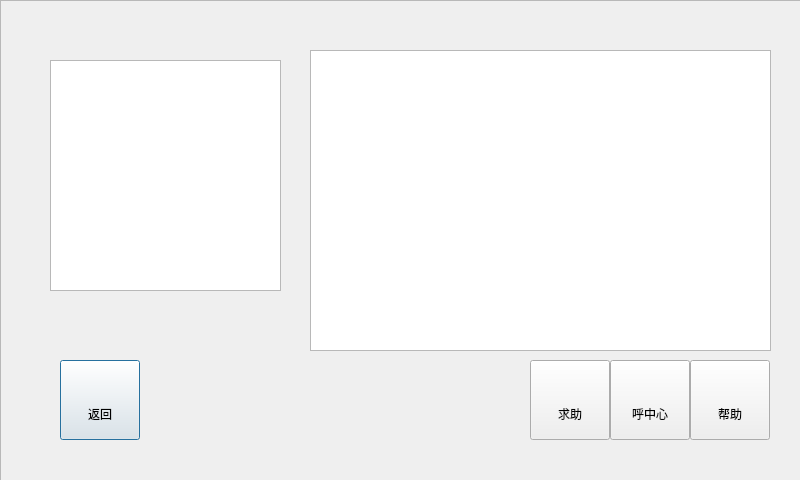
<?xml version="1.0" encoding="UTF-8"?>
<ui version="4.0">
 <class>TerminalHelpMainDialog</class>
 <widget class="QDialog" name="TerminalHelpMainDialog">
  <property name="geometry">
   <rect>
    <x>0</x>
    <y>0</y>
    <width>800</width>
    <height>480</height>
   </rect>
  </property>
  <property name="focusPolicy">
   <enum>Qt::NoFocus</enum>
  </property>
  <property name="windowTitle">
   <string>TerminalHelpMainDialog</string>
  </property>
  <widget class="QPushButton" name="pushButtonReturn">
   <property name="geometry">
    <rect>
     <x>60</x>
     <y>360</y>
     <width>80</width>
     <height>80</height>
    </rect>
   </property>
   <property name="text">
    <string>

返回</string>
   </property>
  </widget>
  <widget class="QPushButton" name="pushButtonEmergency">
   <property name="geometry">
    <rect>
     <x>530</x>
     <y>360</y>
     <width>80</width>
     <height>80</height>
    </rect>
   </property>
   <property name="text">
    <string>

求助</string>
   </property>
  </widget>
  <widget class="QPushButton" name="pushButtonCallCenter">
   <property name="geometry">
    <rect>
     <x>610</x>
     <y>360</y>
     <width>80</width>
     <height>80</height>
    </rect>
   </property>
   <property name="text">
    <string>

呼中心</string>
   </property>
  </widget>
  <widget class="QPushButton" name="pushButtonHelp">
   <property name="geometry">
    <rect>
     <x>690</x>
     <y>360</y>
     <width>80</width>
     <height>80</height>
    </rect>
   </property>
   <property name="text">
    <string>

帮助</string>
   </property>
  </widget>
  <widget class="QListView" name="listView">
   <property name="enabled">
    <bool>true</bool>
   </property>
   <property name="geometry">
    <rect>
     <x>310</x>
     <y>50</y>
     <width>461</width>
     <height>301</height>
    </rect>
   </property>
   <property name="focusPolicy">
    <enum>Qt::NoFocus</enum>
   </property>
  </widget>
  <widget class="QFrame" name="frame">
   <property name="geometry">
    <rect>
     <x>0</x>
     <y>0</y>
     <width>801</width>
     <height>481</height>
    </rect>
   </property>
   <property name="styleSheet">
    <string notr="true"/>
   </property>
   <property name="frameShape">
    <enum>QFrame::StyledPanel</enum>
   </property>
   <property name="frameShadow">
    <enum>QFrame::Raised</enum>
   </property>
   <widget class="QGraphicsView" name="graphicsViewIcon">
    <property name="geometry">
     <rect>
      <x>50</x>
      <y>60</y>
      <width>231</width>
      <height>231</height>
     </rect>
    </property>
    <property name="focusPolicy">
     <enum>Qt::NoFocus</enum>
    </property>
    <property name="styleSheet">
     <string notr="true">background-image: url(:/terminal_help/images/qt.png);</string>
    </property>
   </widget>
  </widget>
  <zorder>frame</zorder>
  <zorder>pushButtonReturn</zorder>
  <zorder>pushButtonEmergency</zorder>
  <zorder>pushButtonCallCenter</zorder>
  <zorder>pushButtonHelp</zorder>
  <zorder>listView</zorder>
 </widget>
 <layoutdefault spacing="6" margin="11"/>
 <resources/>
 <connections/>
</ui>
